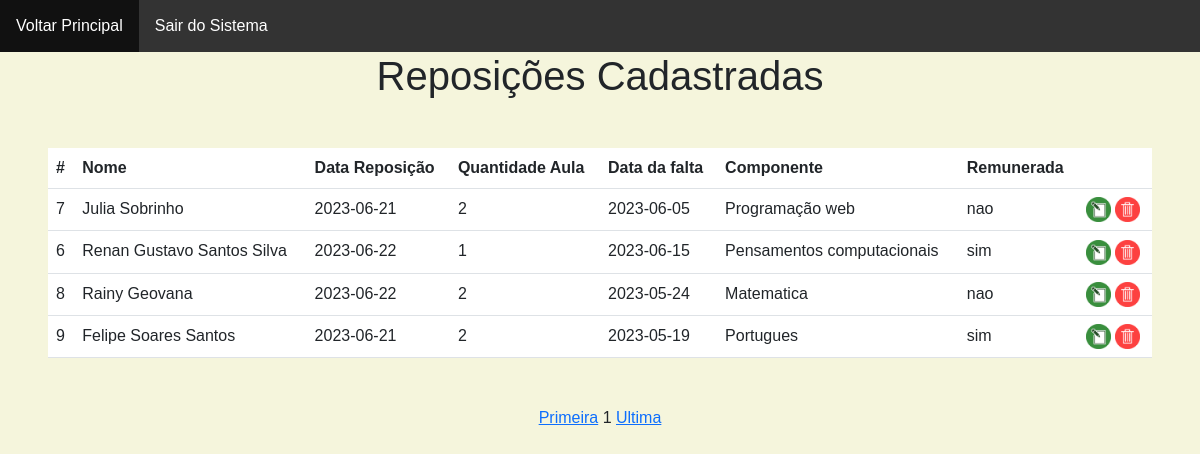
Screenshot of /index_rep.php with the database file from the repository.
### tables this page shows
CREATE TABLE `rep` (
  `rep_cod` int(11) NOT NULL,
  `rep_nome` varchar(50) DEFAULT NULL,
  `rep_dta_rep` date DEFAULT NULL,
  `rep_qtde` int(2) DEFAULT NULL,
  `rep_dta_falt` date DEFAULT NULL,
  `rep_mat` varchar(50) DEFAULT NULL,
  `rep_remu` varchar(3) DEFAULT NULL
);

### index_rep.php (the view, shortened to what this page needs)
<?php
include_once ("conexao.php");
?>
<!DOCTYPE html>
<html lang="pt-br">
	<head>
	<link href="https://cdn.jsdelivr.net/npm/bootstrap@5.3.0/dist/css/bootstrap.min.css" rel="stylesheet">
</head>
<body><ul>
		<li><a href = "principal.php">Voltar Principal</a></li>
		<li><a href = "sair.php">Sair do Sistema</a></li>
	</ul>
	<center><h1>Reposições Cadastradas</h1>
	<?php
	$pagina_atual = filter_input(INPUT_GET,'pagina', FILTER_SANITIZE_NUMBER_INT);
	$pagina = (!empty($pagina_atual)) ?$pagina_atual : 1;
	$qnt_result_pg = 4;
	$inicio = ($qnt_result_pg *$pagina) - $qnt_result_pg;
	$sql = "SELECT * FROM rep LIMIT $inicio, $qnt_result_pg";
	$comando = mysqli_query($conn, $sql);
	?>
<div class="m-5">
	<table class="table table-hover table-bg	">
		<thead>
			<tr>
			<th scope="col">#</th>
			<th scope="col">Nome</th>
			<th scope="col">Data Reposição</th>
			<th scope="col">Quantidade Aula</th>
			<th scope="col">Data da falta</th>
			<th scope="col">Componente</th>
			<th scope="col">Remunerada</th>
			<th scope="col"></th>
			</tr>
		</thead>
		<tbody>
			<?php
				while($row_rep = mysqli_fetch_assoc($comando) )
				{
					echo "<tr>";
					echo "<td>" . $row_rep['rep_cod'] . "</td>";
					echo "<td>" . $row_rep['rep_nome'] . "</td>";
					echo "<td>" . $row_rep['rep_dta_rep'] . "</td>";
					echo "<td>" . $row_rep['rep_qtde'] . "</td>";
					echo "<td>" . $row_rep['rep_dta_falt'] . "</td>";
					echo "<td>" . $row_rep['rep_mat'] . "</td>";
					echo "<td>" . $row_rep['rep_remu'] . "</td>";
					echo "<td><a href='edit_rep.php?rep_cod=" . $row_rep['rep_cod'] . "'><img src='image/edit.png'></a>
					 <a href='delete_rep.php?rep_cod=" . $row_rep['rep_cod'] . "'><img src='image/delete.png'> </a> </td>";
					echo "</tr>";
				}
			?>
		</tbody>
	</table>
</div>
<?php
	$sql = "SELECT COUNT(rep_cod) AS num_result FROM rep";
	$resultado_pg = mysqli_query ($conn, $sql);
	$row_pg = mysqli_fetch_assoc($resultado_pg);
	$quantidade_pg = ceil($row_pg['num_result'] / $qnt_result_pg);
	$max_links = 2;
	echo "<a href='index_rep.php?pagina=1'>Primeira</a> ";
	for ($pag_ant = $pagina = $max_links; $pag_ant <= $pagina = 1; $pag_ant++)
	{
		if ($pag_ant>=1)
		{
			echo "<a href ='index_rep.php?pagina=$pag_ant'>$pag_ant</a>";
		}
	}
	echo "$pagina ";
	echo "<a href='index_rep.php?pagina=$quantidade_pg'>Ultima</a>";
	?>
	</body>
	</html>

### index_rep.php (style rules this page uses)
body { background-color: beige; font-family: Arial, Helvetica, sans-serif; }
ul { list-style-type: none; margin: 0; padding: 0; overflow: hidden; background-color: #333; }
li { float: left; }
li a { display: block; color: white; text-align: center; padding: 14px 16px; text-decoration: none; }
img { width: 25px; height: 25px; }

### rows the page displays
rep: rep_cod "7", rep_nome "Julia Sobrinho", rep_dta_rep "2023-06-21", rep_qtde "2", rep_dta_falt "2023-06-05", rep_mat "Programação web", rep_remu "nao"
rep: rep_cod "6", rep_nome "Renan Gustavo Santos Silva", rep_dta_rep "2023-06-22", rep_qtde "1", rep_dta_falt "2023-06-15", rep_mat "Pensamentos computacionais", rep_remu "sim"
rep: rep_cod "8", rep_nome "Rainy Geovana", rep_dta_rep "2023-06-22", rep_qtde "2", rep_dta_falt "2023-05-24", rep_mat "Matematica", rep_remu "nao"
rep: rep_cod "9", rep_nome "Felipe Soares Santos", rep_dta_rep "2023-06-21", rep_qtde "2", rep_dta_falt "2023-05-19", rep_mat "Portugues", rep_remu "sim"

### other values shown
$pagina "1"
